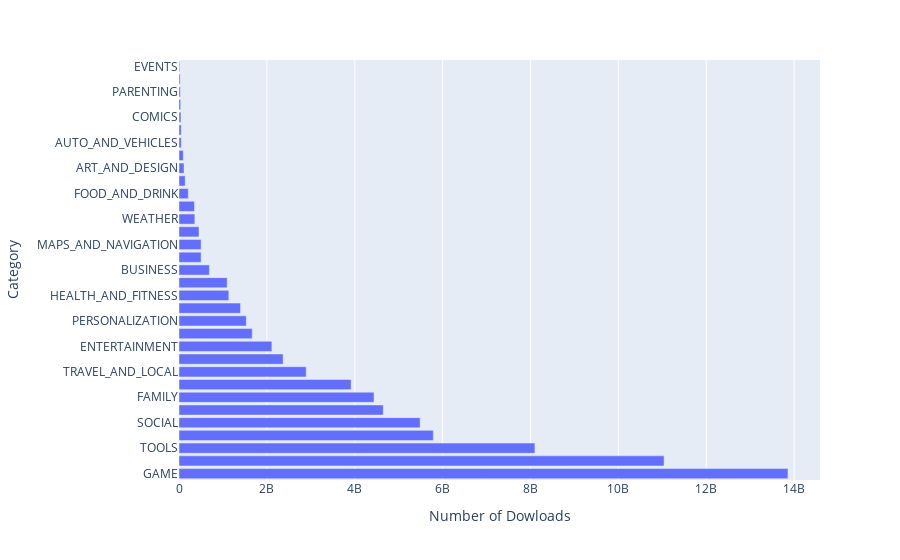

Notebook source saved alongside this figure:
### Code cell
horizontal_bar = px.bar(x=top_categories_with_highes_dowload.Installs,
                        y=top_categories_with_highes_dowload.index,
                        orientation="h")

horizontal_bar.update_layout(xaxis_title ="Number of Dowloads",
                             yaxis_title="Category"
)
horizontal_bar.show()

### Figure 1 — Plotly figure (JSON) as saved in the notebook; plotly's stock layout.template omitted (floating-point values rounded to 4 significant figures)
{"data": [{"alignmentgroup": "True", "hovertemplate": "x=%{x}<br>y=%{y}<extra></extra>", "legendgroup": "", "marker": {"color": "#636efa", "pattern": {"shape": ""}}, "name": "", "offsetgroup": "", "orientation": "h", "showlegend": false, "textposition": "auto", "type": "bar", "x": [13858762717, 11039241530, 8099724500, 5788070180, 5487841475, 4649143130, 4437579590, 3916897200, 2894859300, 2369110650, 2113660000, 1665791655, 1532352930, 1400331540, 1134006220, 1096431465, 692018120, 503742120, 503267560, 455312400, 361096500, 352852000, 211677750, 140912410, 114233100, 97082000, 53129800, 52083000, 44931100, 39162676, 31116110, 26916200, 15949410], "xaxis": "x", "y": ["GAME", "COMMUNICATION", "TOOLS", "PRODUCTIVITY", "SOCIAL", "PHOTOGRAPHY", "FAMILY", "VIDEO_PLAYERS", "TRAVEL_AND_LOCAL", "NEWS_AND_MAGAZINES", "ENTERTAINMENT", "BOOKS_AND_REFERENCE", "PERSONALIZATION", "SHOPPING", "HEALTH_AND_FITNESS", "SPORTS", "BUSINESS", "LIFESTYLE", "MAPS_AND_NAVIGATION", "FINANCE", "WEATHER", "EDUCATION", "FOOD_AND_DRINK", "DATING", "ART_AND_DESIGN", "HOUSE_AND_HOME", "AUTO_AND_VEHICLES", "LIBRARIES_AND_DEMO", "COMICS", "MEDICAL", "PARENTING", "BEAUTY", "EVENTS"], "yaxis": "y"}], "layout": {"barmode": "relative", "legend": {"tracegroupgap": 0}, "margin": {"t": 60}, "xaxis": {"anchor": "y", "domain": [0, 1], "title": {"text": "Number of Dowloads"}}, "yaxis": {"anchor": "x", "domain": [0, 1], "title": {"text": "Category"}}}}
